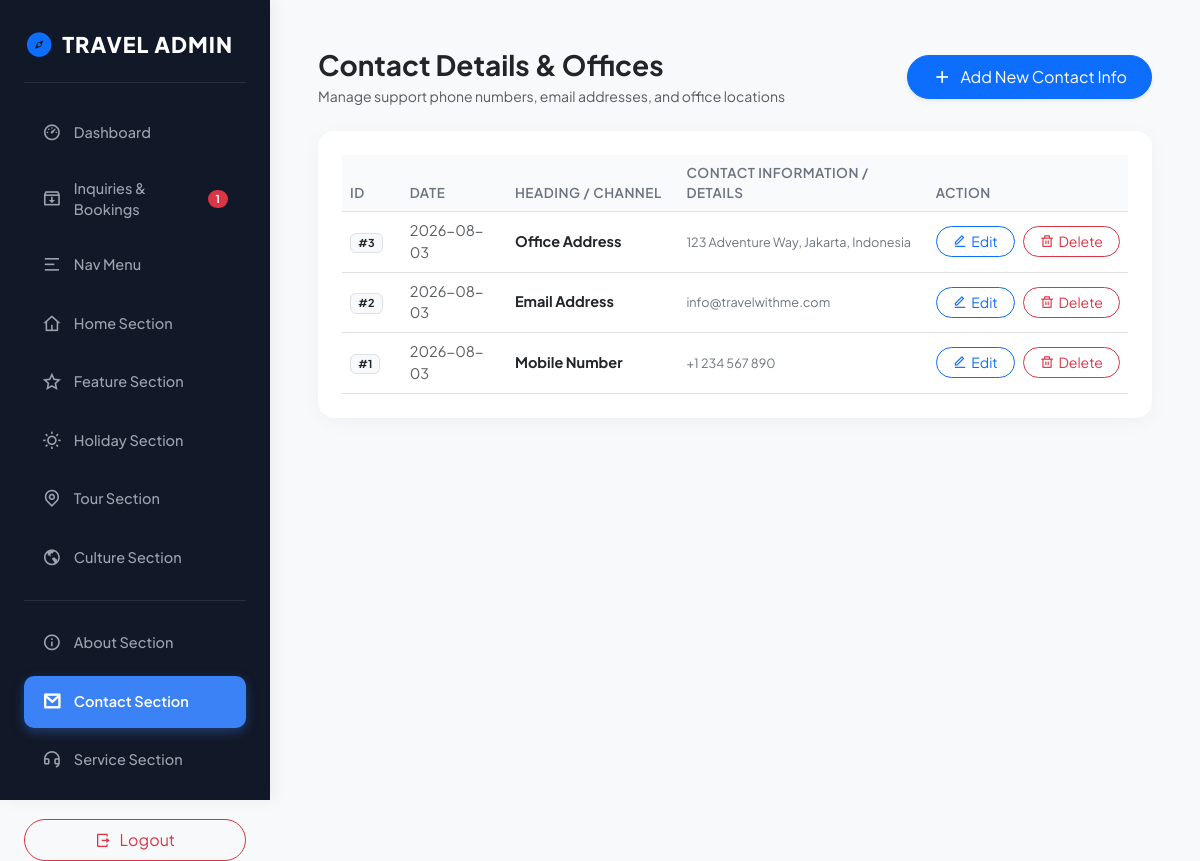
/admin/contact_table.php (signed in), run on the app's committed database.
### tables this page shows
CREATE TABLE `contact` (
  `id` int NOT NULL AUTO_INCREMENT,
  `h3` varchar(255) DEFAULT NULL,
  `info` varchar(255) DEFAULT NULL,
  `date` date DEFAULT NULL,
  PRIMARY KEY (`id`)
);

### admin/contact_table.php (the view, shortened to what this page needs)
<?php
include("inc/conn.php");
include("inc/header.php");
?>
<div class="d-flex justify-content-between align-items-center mb-4">
    <div>
        <h3 class="fw-bold text-dark mb-1">Contact Details & Offices</h3>
        <p class="text-muted small mb-0">Manage support phone numbers, email addresses, and office locations</p>
    </div>
    <a href="contact_insert.php" class="btn btn-primary rounded-pill px-4 shadow-sm d-flex align-items-center gap-2">
        <i class="ri-add-line fs-5"></i> Add New Contact Info
    </a>
</div>
<div class="card admin-card p-4">
    <div class="table-responsive">
        <table class="table table-hover align-middle mb-0">
            <thead>
                <tr>
                    <th width="8%">ID</th>
                    <th width="15%">Date</th>
                    <th width="25%">Heading / Channel</th>
                    <th width="35%">Contact Information / Details</th>
                    <th width="17%">Action</th>
                </tr>
            </thead>
            <tbody>
                <?php
                    $sql = "SELECT * FROM contact ORDER BY id DESC";
                    $rs = mysqli_query($conn, $sql);
                    if (mysqli_num_rows($rs) > 0) {
                        while ($row = mysqli_fetch_array($rs)) {
                            echo "<tr>
                                <td><span class='badge bg-light text-dark border'>#" . $row["id"] . "</span></td>
                                <td class='text-muted small'>" . htmlspecialchars($row["date"]) . "</td>
                                <td><strong class='text-dark'>" . htmlspecialchars($row["h3"]) . "</strong></td>
                                <td><span class='text-secondary small'>" . htmlspecialchars($row["info"]) . "</span></td>
                                <td>
                                    <div class='d-flex gap-2'>
                                        <a href='contact_update.php?id=" . $row["id"] . "' class='btn btn-sm btn-outline-primary rounded-pill px-3 d-inline-flex align-items-center gap-1'>
                                            <i class='ri-edit-line'></i> Edit
                                        </a>
                                        <a href='contact_delete.php?id=" . $row["id"] . "' class='btn btn-sm btn-outline-danger rounded-pill px-3 d-inline-flex align-items-center gap-1' onclick='return checkdelete()'>
                                            <i class='ri-delete-bin-line'></i> Delete
                                        </a>
                                    </div>
                                </td>
                            </tr>";
                        }
                    } else {
                        echo "<tr><td colspan='5' class='text-center py-4 text-muted'>No contact records found. Click 'Add New Contact Info' to create one.</td></tr>";
                    }
                ?>
            </tbody>
        </table>
    </div>
</div>
<?php include("inc/footer.php"); ?>

### admin/inc/header.php (style rules this page uses)
body { font-family: 'Plus Jakarta Sans', sans-serif; background-color: #f8f9fa; }
.admin-card { background: #fff; border-radius: 16px; border: none; box-shadow: 0 4px 20px rgba(0,0,0,0.04); }
.table th { font-weight: 600; font-size: 13.5px; color: #6b7280; text-transform: uppercase; letter-spacing: 0.5px; background: #f9fafb; }
.table td { vertical-align: middle; font-size: 14.5px; color: #374151; }

### data on the page
contact: id "3", date "2026-08-03", h3 "Office Address", info "123 Adventure Way, Jakarta, Indonesia"
contact: id "2", date "2026-08-03", h3 "Email Address", info "info@travelwithme.com"
contact: id "1", date "2026-08-03", h3 "Mobile Number", info "+1 234 567 890"

### other printed values
$newInqCount "1"
